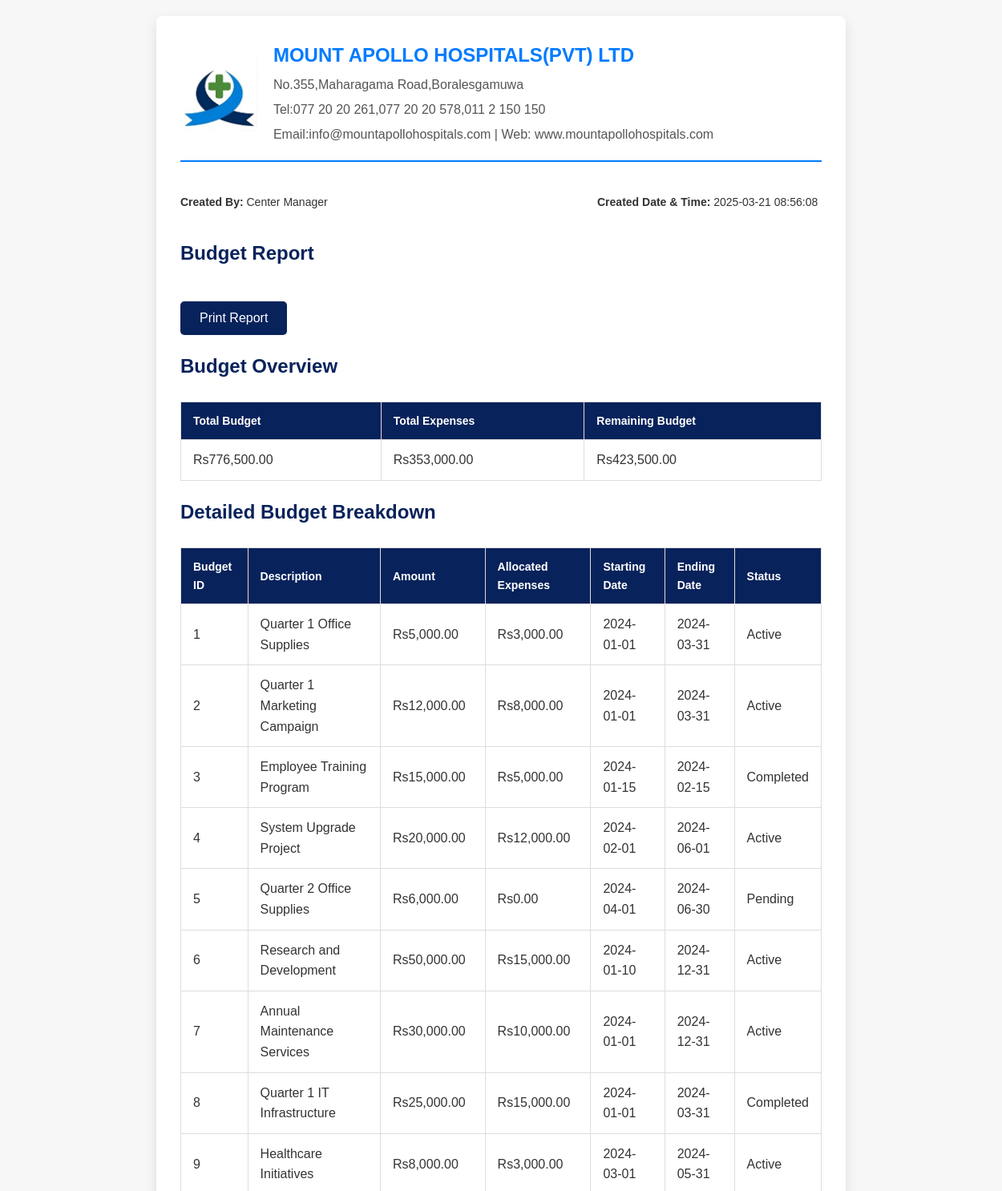
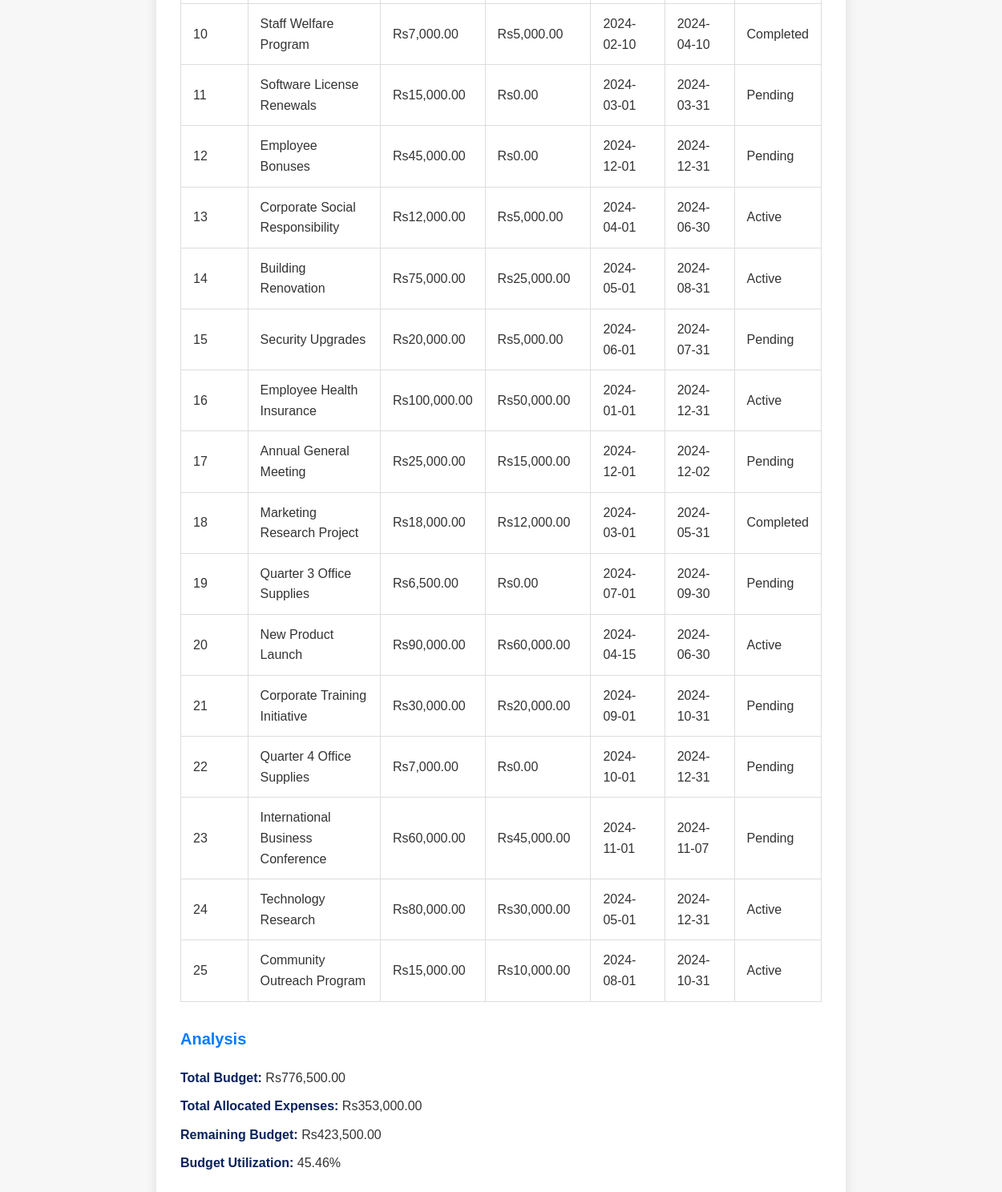
/hospital/cbudgetrep.php, run on the app's committed database (2 pictures, top to bottom).
### tables this page shows
CREATE TABLE `budget` (
  `budget_id` int(11) NOT NULL,
  `description` varchar(255) NOT NULL,
  `amount` decimal(10,2) NOT NULL,
  `starting_date` date NOT NULL,
  `ending_date` date NOT NULL,
  `allocated_expenses` decimal(10,2) NOT NULL,
  `status` varchar(50) NOT NULL,
  `created_at` timestamp NOT NULL DEFAULT current_timestamp(),
  `updated_at` timestamp NOT NULL DEFAULT current_timestamp() ON UPDATE current_timestamp()
);

### hospital/cbudgetrep.php (the view, shortened to what this page needs)
<?php
include "conf.php";
$budgetQuery = "SELECT * FROM budget";
$budgetResult = $conn->query($budgetQuery);
$budgetAnalysisQuery = "
    SELECT
        SUM(amount) AS totalBudget,
        SUM(allocated_expenses) AS totalExpenses,
        (SUM(amount) - SUM(allocated_expenses)) AS remainingBudget
    FROM budget";
$budgetAnalysisResult = $conn->query($budgetAnalysisQuery);
$analysisRow = $budgetAnalysisResult->fetch_assoc();
$totalBudget = $analysisRow['totalBudget'];
$totalExpenses = $analysisRow['totalExpenses'];
$remainingBudget = $analysisRow['remainingBudget'];
$createdBy = "Center Manager";
$createdTime = date("Y-m-d H:i:s");
?>
<!DOCTYPE html>
<html lang="en">
<head>
    <link rel="stylesheet" href="report1.css">
</head>
<body>
    <div class="report">
        <div class="letterhead">
            <img src="logo.jpeg" alt="Logo" class="logo">
            <div class="details">
                <h1>MOUNT APOLLO HOSPITALS(PVT) LTD</h1>
                <p>No.355,Maharagama Road,Boralesgamuwa</p>
                <p>Tel:077 20 20 261,077 20 20 578,011 2 150 150
                <p>Email:info@mountapollohospitals.com | Web: www.mountapollohospitals.com</p>
            </div>
        </div>
        <div class="header-details">
            <div class="left">
                <p><strong>Created By:</strong> <?php echo $createdBy; ?></p>
            </div>
            <div class="right">
                <p><strong>Created Date & Time:</strong> <?php echo $createdTime; ?></p>
            </div>
        </div>
        <h2>Budget Report</h2>
        <button class="print-btn" onclick="window.print()">Print Report</button>
        <h2>Budget Overview</h2>
        <table>
            <thead>
                <tr>
                    <th>Total Budget</th>
                    <th>Total Expenses</th>
                    <th>Remaining Budget</th>
                </tr>
            </thead>
            <tbody>
                <tr>
                    <td>Rs<?php echo number_format($totalBudget, 2); ?></td>
                    <td>Rs<?php echo number_format($totalExpenses, 2); ?></td>
                    <td>Rs<?php echo number_format($remainingBudget, 2); ?></td>
                </tr>
            </tbody>
        </table>
        <h2>Detailed Budget Breakdown</h2>
        <table>
            <thead>
                <tr>
                    <th>Budget ID</th>
                    <th>Description</th>
                    <th>Amount</th>
                    <th>Allocated Expenses</th>
                    <th>Starting Date</th>
                    <th>Ending Date</th>
                    <th>Status</th>
                </tr>
            </thead>
            <tbody>
                <?php while ($row = $budgetResult->fetch_assoc()) : ?>
                    <tr>
                        <td><?php echo $row['budget_id']; ?></td>
                        <td><?php echo $row['description']; ?></td>
                        <td>Rs<?php echo number_format($row['amount'], 2); ?></td>
                        <td>Rs<?php echo number_format($row['allocated_expenses'], 2); ?></td>
                        <td><?php echo $row['starting_date']; ?></td>
                        <td><?php echo $row['ending_date']; ?></td>
                        <td><?php echo ucfirst($row['status']); ?></td>
                    </tr>
                <?php endwhile; ?>
            </tbody>
        </table>
        <div class="analysis">
            <h3>Analysis</h3>
            <ul>
                <li><strong>Total Budget:</strong> Rs<?php echo number_format($totalBudget, 2); ?></li>
                <li><strong>Total Allocated Expenses:</strong> Rs<?php echo number_format($totalExpenses, 2); ?></li>
                <li><strong>Remaining Budget:</strong> Rs<?php echo number_format($remainingBudget, 2); ?></li>
                <li><strong>Budget Utilization:</strong> <?php echo number_format(($totalExpenses / $totalBudget) * 100, 2); ?>%</li>
            </ul>
        </div>
    </div>
</body>
</html>

### hospital/report1.css (style rules this page uses)
body { font-family: Georgia, sans-serif; margin: 0; padding: 20px; background-color: #f7f7f7; color: #333; line-height: 1.6; }
.report { background: #fff; padding: 30px; border-radius: 8px; box-shadow: 0 6px 15px rgba(0, 0, 0, 0.1); max-width: 800px; margin: 0 auto; }
.letterhead { display: flex; align-items: center; margin-bottom: 25px; border-bottom: 2px solid #007BFF; padding-bottom: 15px; }
.letterhead .logo { max-height: 90px; margin-right: 20px; }
.letterhead .details h1 { margin: 0; color: #007BFF; font-size: 24px; font-weight: 600; }
.letterhead .details p { color: #555; margin: 5px 0; }
h1, h2 { color: #08225B; }
h1 { color: #007BFF; }
button.print-btn { background: #08225B; color: #fff; border: none; padding: 12px 24px; border-radius: 5px; cursor: pointer; margin-top: 20px; font-size: 16px; transition: background-color 0.3s ease; }
table { width: 100%; border-collapse: collapse; margin-top: 25px; }
table th, table td { border: 1px solid #ddd; padding: 12px 15px; text-align: left; }
table th { background-color: #08225B; color: white; font-size: 14px; font-weight: 600; }
.header-details { display: flex; justify-content: space-between; width: 130%; margin-top: 20px; }
.left, .right { flex: 1; font-size: 14px; }
.analysis { margin-top: 30px; }
.analysis h3 { color: #007BFF; font-size: 20px; }
.analysis ul { list-style-type: none; padding: 0; }
.analysis li { font-size: 16px; margin-bottom: 10px; }
.analysis li strong { color: #08225B; }

### data on the page
budget: budget_id "1", description "Quarter 1 Office Supplies", amount "5,000.00", allocated_expenses "3,000.00", starting_date "2024-01-01", ending_date "2024-03-31", status "Active"
budget: budget_id "2", description "Quarter 1 Marketing Campaign", amount "12,000.00", allocated_expenses "8,000.00", starting_date "2024-01-01", ending_date "2024-03-31", status "Active"
budget: budget_id "3", description "Employee Training Program", amount "15,000.00", allocated_expenses "5,000.00", starting_date "2024-01-15", ending_date "2024-02-15", status "Completed"
budget: budget_id "4", description "System Upgrade Project", amount "20,000.00", allocated_expenses "12,000.00", starting_date "2024-02-01", ending_date "2024-06-01", status "Active"
budget: budget_id "5", description "Quarter 2 Office Supplies", amount "6,000.00", allocated_expenses "0.00", starting_date "2024-04-01", ending_date "2024-06-30", status "Pending"
budget: budget_id "6", description "Research and Development", amount "50,000.00", allocated_expenses "15,000.00", starting_date "2024-01-10", ending_date "2024-12-31", status "Active"
budget: budget_id "7", description "Annual Maintenance Services", amount "30,000.00", allocated_expenses "10,000.00", starting_date "2024-01-01", ending_date "2024-12-31", status "Active"
budget: budget_id "8", description "Quarter 1 IT Infrastructure", amount "25,000.00", allocated_expenses "15,000.00", starting_date "2024-01-01", ending_date "2024-03-31", status "Completed"
budget: budget_id "9", description "Healthcare Initiatives", amount "8,000.00", allocated_expenses "3,000.00", starting_date "2024-03-01", ending_date "2024-05-31", status "Active"
budget: budget_id "10", description "Staff Welfare Program", amount "7,000.00", allocated_expenses "5,000.00", starting_date "2024-02-10", ending_date "2024-04-10", status "Completed"
budget: budget_id "11", description "Software License Renewals", amount "15,000.00", allocated_expenses "0.00", starting_date "2024-03-01", ending_date "2024-03-31", status "Pending"
budget: budget_id "12", description "Employee Bonuses", amount "45,000.00", allocated_expenses "0.00", starting_date "2024-12-01", ending_date "2024-12-31", status "Pending"
budget: budget_id "13", description "Corporate Social Responsibility", amount "12,000.00", allocated_expenses "5,000.00", starting_date "2024-04-01", ending_date "2024-06-30", status "Active"
budget: budget_id "14", description "Building Renovation", amount "75,000.00", allocated_expenses "25,000.00", starting_date "2024-05-01", ending_date "2024-08-31", status "Active"
budget: budget_id "15", description "Security Upgrades", amount "20,000.00", allocated_expenses "5,000.00", starting_date "2024-06-01", ending_date "2024-07-31", status "Pending"
budget: budget_id "16", description "Employee Health Insurance", amount "100,000.00", allocated_expenses "50,000.00", starting_date "2024-01-01", ending_date "2024-12-31", status "Active"
budget: budget_id "17", description "Annual General Meeting", amount "25,000.00", allocated_expenses "15,000.00", starting_date "2024-12-01", ending_date "2024-12-02", status "Pending"
budget: budget_id "18", description "Marketing Research Project", amount "18,000.00", allocated_expenses "12,000.00", starting_date "2024-03-01", ending_date "2024-05-31", status "Completed"
budget: budget_id "19", description "Quarter 3 Office Supplies", amount "6,500.00", allocated_expenses "0.00", starting_date "2024-07-01", ending_date "2024-09-30", status "Pending"
budget: budget_id "20", description "New Product Launch", amount "90,000.00", allocated_expenses "60,000.00", starting_date "2024-04-15", ending_date "2024-06-30", status "Active"
budget: budget_id "21", description "Corporate Training Initiative", amount "30,000.00", allocated_expenses "20,000.00", starting_date "2024-09-01", ending_date "2024-10-31", status "Pending"
budget: budget_id "22", description "Quarter 4 Office Supplies", amount "7,000.00", allocated_expenses "0.00", starting_date "2024-10-01", ending_date "2024-12-31", status "Pending"
budget: budget_id "23", description "International Business Conference", amount "60,000.00", allocated_expenses "45,000.00", starting_date "2024-11-01", ending_date "2024-11-07", status "Pending"
budget: budget_id "24", description "Technology Research", amount "80,000.00", allocated_expenses "30,000.00", starting_date "2024-05-01", ending_date "2024-12-31", status "Active"
budget: budget_id "25", description "Community Outreach Program", amount "15,000.00", allocated_expenses "10,000.00", starting_date "2024-08-01", ending_date "2024-10-31", status "Active"

### other printed values
$createdBy "Center Manager"
$totalBudget "776,500.00"
$totalExpenses "353,000.00"
$remainingBudget "423,500.00"
